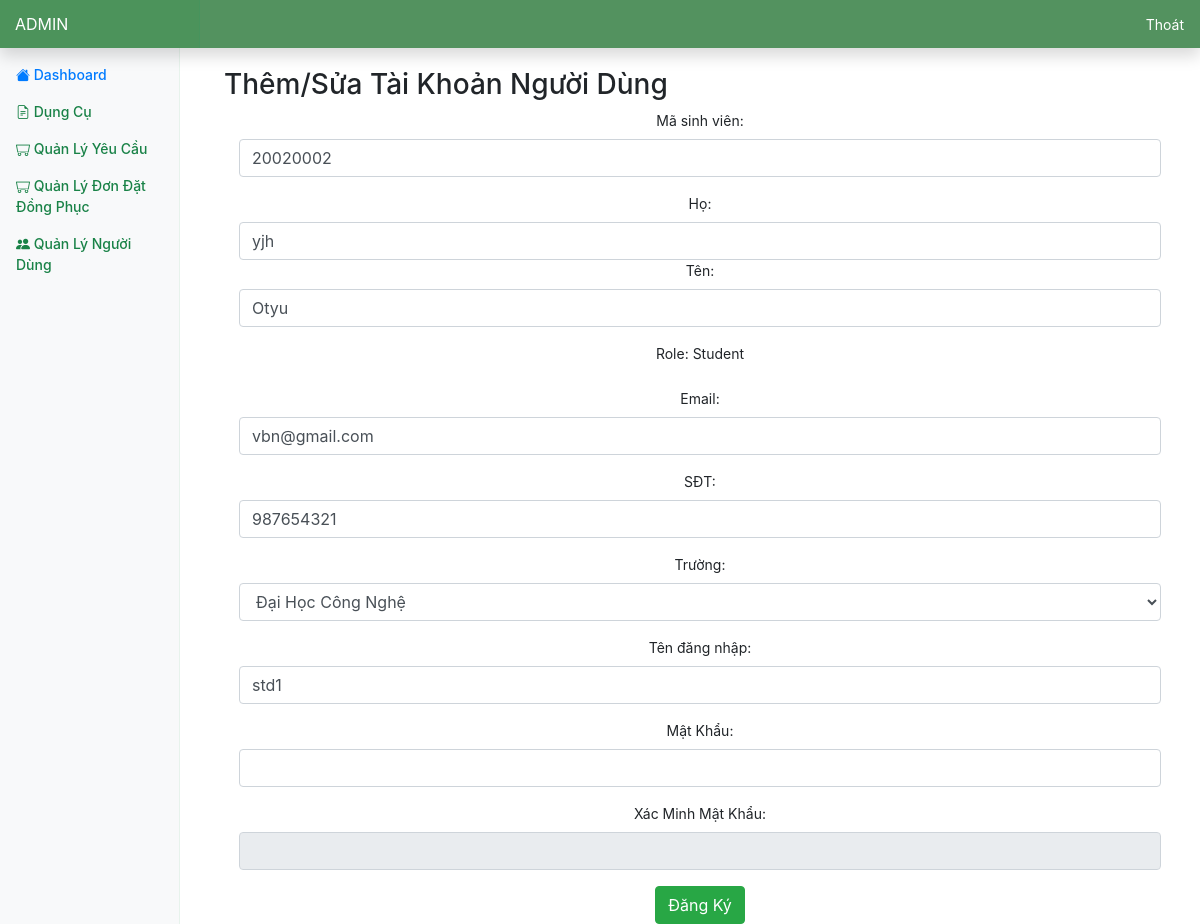
The app's page /admin/user/edit.php?id=20020002, older data.
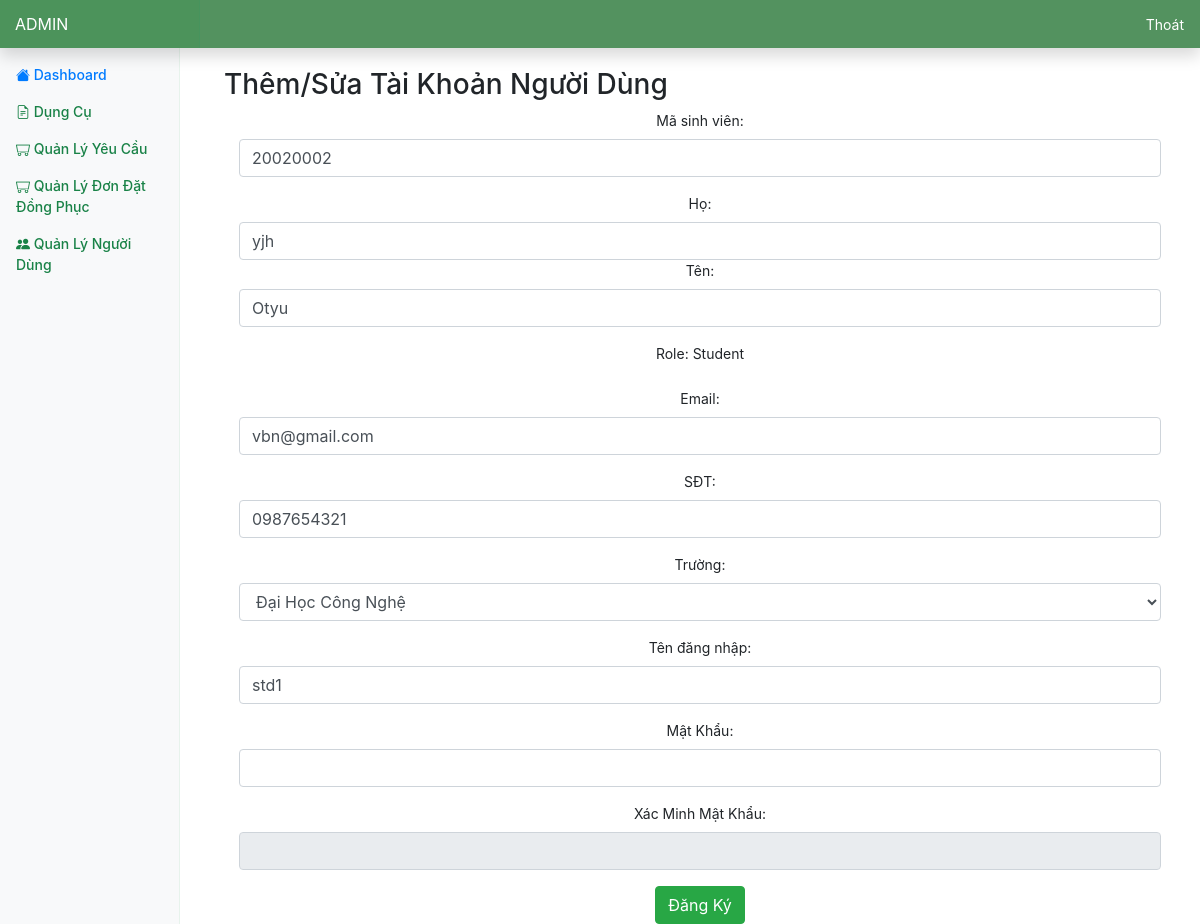
The same page, newer data.
### tables this page shows
CREATE TABLE IF NOT EXISTS `Students` (
  `studentID` INT UNSIGNED NOT NULL,
  `username` VARCHAR(16) NULL,
  `firstName` VARCHAR(30) NULL,
  `lastName` VARCHAR(30) NOT NULL,
  `email` VARCHAR(255) NOT NULL,
  `phoneNumber` VARCHAR(15) NOT NULL,
  `password` VARCHAR(255) NOT NULL,
  `school` ENUM('UET', 'ULIS', 'IS', 'UEd', 'UEB', 'SoL') NOT NULL,
  `createdAt` DATETIME NOT NULL DEFAULT NOW(),
  `modifiedAt` TIMESTAMP NOT NULL DEFAULT CURRENT_TIMESTAMP() ON UPDATE CURRENT_TIMESTAMP,  
  PRIMARY KEY (`studentID`));

### database/manager.php (called while the page is built, shortened)
<?php
function get_db_connection() {
    $connection = mysqli_connect(HOSTNAME, USERNAME, PASSWORD, DATABASE);
    return $connection ? $connection : die("Connection failed: " . mysqli_connect_error());
}
function run_mysql_query(string $query) {
    $connection = get_db_connection();
    $query = str_replace("\\", "", $query);
	mysqli_set_charset($connection, 'utf8mb4');
    $result = mysqli_query($connection, $query);
    return $result;
}

### admin/user/edit.php (the view, shortened to what this page needs)
<?php
$root_dir = '../..';
require_once("$root_dir/admin/layouts/header.php");
$id = $msg = $fullname = $email = $phone_number = $student_ID = $address = $role_id = '';
$id = $_GET['id'];
if($id != '' && $id > 0) {
	$query = "SELECT *, 'Student' AS `role` from Students where studentID = '$id'";
	$user = run_mysql_query($query)->fetch_all(MYSQLI_ASSOC)[0];
	if($user != null) {
		$student_id = $user['studentID'];
		$first_name = $user['firstName'];
		$last_name = $user['lastName'];
		$username = $user['username'];
		$email = $user['email'];
		$phone_number = $user['phoneNumber'];
		$role = $user['role'];
	} else {
		$id = 0;
	}
} else {
	$id = 0;
}
?>
<div class="row" style="margin-top: 20px;">
	<div class="col-md-12 table-responsive">
		<h3>Thêm/Sửa Tài Khoản Người Dùng</h3>
		<div class="panel panel-primary">
			<div class="panel-body container" style="text-align: center;">
				<form method="post" action="modify_account.php" onsubmit="return validateForm();">
					<div class="form-group">
						<label for="student_ID">Mã sinh viên: </label>
						<input type="tel" class="form-control" id="student_id" name="student_id" value="<?=$student_id?>" required>
					</div>
					<div class="form-group">
						<label for="first_name">Họ: </label>
						<input type="text" class="form-control" id="first_name" name="first_name" value="<?=$first_name?>">
						<label for="last_name">Tên: </label>
						<input type="text" class="form-control" id="last_name" name="last_name" value="<?=$last_name?>" required>
					</div>
					<div class="form-group">
						<label for="usr">Role: <?=$role?></label>
					</div>
					<div class="form-group">
						<label for="email">Email:</label>
						<input type="email" class="form-control" id="email" name="email" value="<?=$email?>" required>
					</div>
					<div class="form-group">
						<label for="phone_number">SĐT:</label>
						<input type="tel" class="form-control" id="phone_number" name="phone_number" value="<?=$phone_number?>" required>
					</div>
					<div class = "form-group">
						<label for="school">Trường: </label>
						<select  name="school" class="form-control" required>
							<option value="UET">Đại Học Công Nghệ</option>
						</select>
					</div>
					<div class="form-group">
						<label for="username">Tên đăng nhập: </label>
						<input type="tel" class="form-control" id="username" name="username" value="<?=$username?>">
					</div>
					<div class="form-group">
						<label for="password">Mật Khẩu:</label>
						<input type="password" class="form-control" id="password" name="password">
					</div>
					<div class="form-group">
						<label for="confirmation_pwd">Xác Minh Mật Khẩu:</label>
						<input type="password" class="form-control" id="confirmation_password" disabled>
					</div>
					<button type="submit" class="btn btn-success">Đăng Ký</button>
				</form>
			</div>
		</div>
	</div>
</div>
<?php
	require_once('../layouts/footer.php');
?>

Row changes from the older to the newer data that the page shows:
changed students "yjh": phone_number "987654321" → "0987654321"
